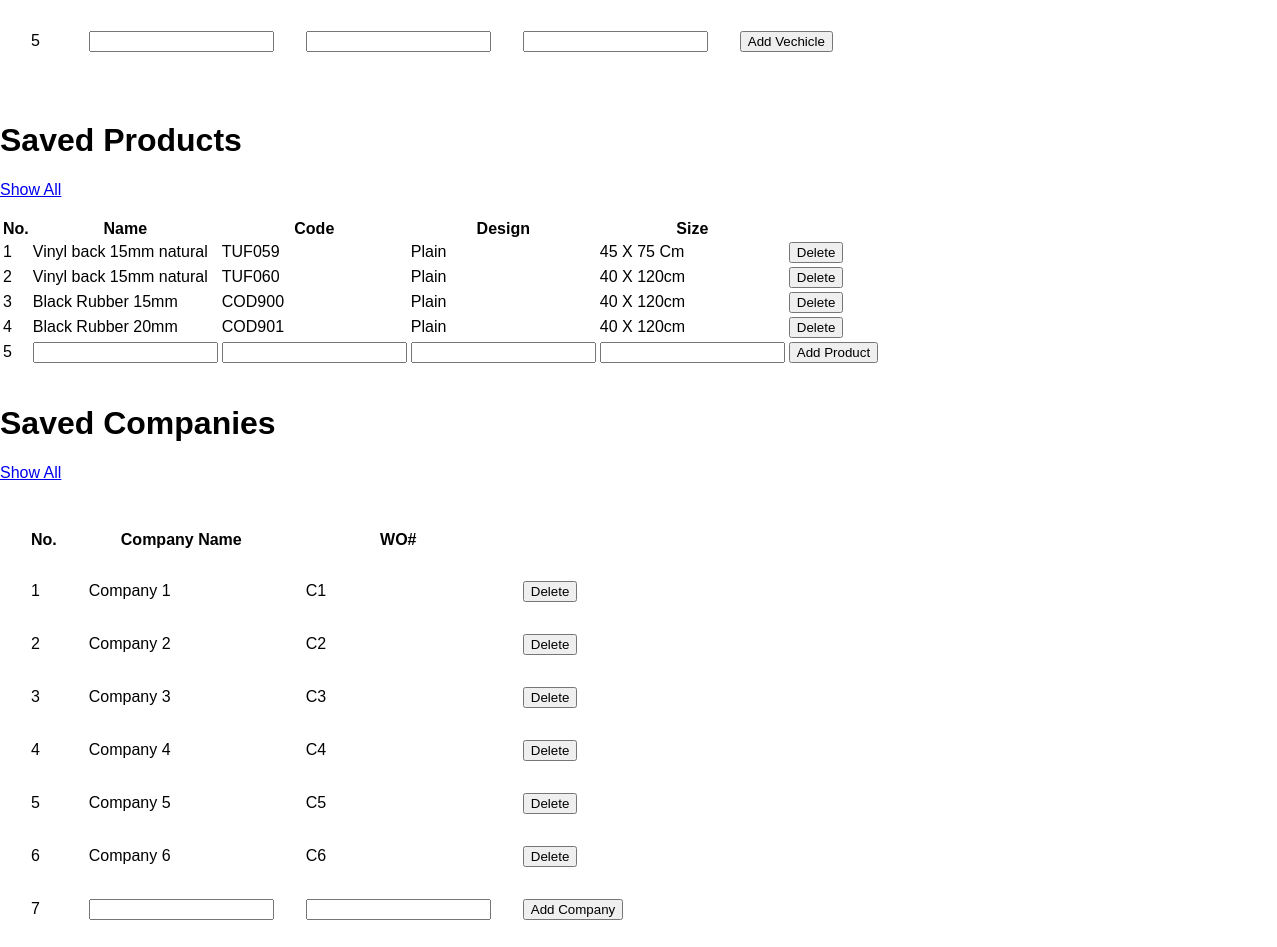
The page /profile.php (lower part) on the database as committed earlier.
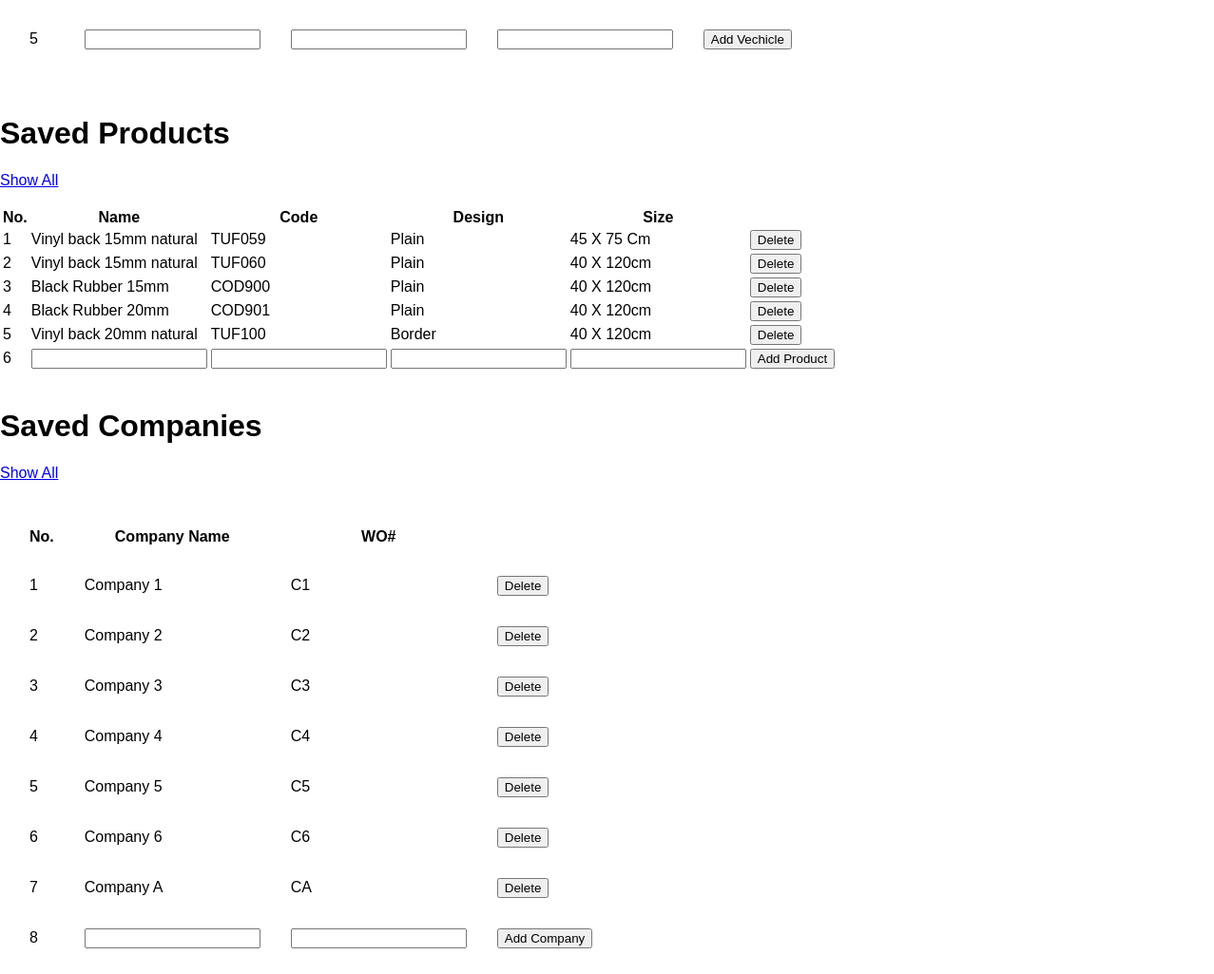
The same page on the database as committed later.
### tables this page shows
CREATE TABLE IF NOT EXISTS `products` (
  `name` varchar(125) NOT NULL,
  `code` varchar(125) NOT NULL,
  `design` varchar(25) NOT NULL,
  `size` varchar(25) NOT NULL,
  `type` varchar(10) NOT NULL DEFAULT 'finished'
);

CREATE TABLE IF NOT EXISTS `company` (
  `id` int NOT NULL AUTO_INCREMENT,
  `name` varchar(50) NOT NULL,
  `code` varchar(25) NOT NULL,
  PRIMARY KEY (`id`)
);

### profile.php (the view, shortened to what this page needs)
<?php
include 'conn.php';
include 'nav.php';
?>
<?php
$sql = "SELECT * from profile";
$retval = mysqli_query($conn, $sql);
$wo = "";
while ($row = $retval->fetch_assoc()) {
    $wo = $row['wo'];
}
$sql = "SELECT * from vehicles";
$retval2 = mysqli_query($conn, $sql);
$sql2 = "SELECT * from company Order by name LIMIT 10";
$retval3 = mysqli_query($conn, $sql2);
$sql5 = "SELECT * from products LIMIT 10";
$retval5 = mysqli_query($conn, $sql5);
?>
<html>
<body> <br>
    <?php echo $wo ?> <br> <br>
        <br> <br>
    <h1>Vehicle List</h1> <br> <br>
    <table style="border-spacing: 30px;">
        <tbody>
            <?php
            $i = 1;
            while ($row = mysqli_fetch_assoc($retval2)) {
                $i = $i + 1;
            }
            ?>
            <tr>
                <form method="post">
                    <td>
                        <?php echo $i ?>
                    </td>
                    <td><input type="text" required name="no"></td>
                    <td><input type="text" required name="type"></td>
                    <td><input type="text" required name="owner"></td>
                    <td><button name="add_vehicle">Add Vechicle</button></td>
                </form>
            </tr>
        </tbody>
    </table>
    <br>
    <h1>Saved Products</h1>
    <a href='savedproductshowall.php?f=0' target="_blank">Show All</a> <br> <br>
        <table>
            <thead>
                <th>No.</th>
                <th>Name</th>
                <th>Code</th>
                <th>Design</th>
                <th>Size</th>
                <th></th>
            </thead>
            <tbody>
                <?php
                $i = 1;
                while ($row = mysqli_fetch_assoc($retval5)) {
                    echo "
                    <form method='POST'>
                    <tr>
                    <td>
                    $i
                    </td>
                    <td>
                    {$row['name']}
                    </td>
                    <td>
                    {$row['code']}
                    </td>
                    <td>
                    {$row['design']}
                    </td>
                    <td>
                    {$row['size']}
                    </td>
                    <td>
                    <form method='post' id='delete_product' name='delete_product'>
                    <input type='hidden' name='id' value='{$row['code']}'>
                    <input type='submit' id='delete_product' name='delete_product' value='Delete'>
                    </form>
                    </td>
                    </tr>
                    </form>
                    ";
                    $i = $i + 1;
                }
                ?>
                <tr>
                    <form method="post">
                        <td>
                            <?php echo $i ?>
                        </td>
                        <td><input type="text" required name="name"></td>
                        <td><input type="text" required name="code"></td>
                        <td><input type="text" required name="design"></td>
                        <td><input type="text" required name="size"></td>
                        <td><button name="add">Add Product</button></td>
                    </form>
                </tr>
            </tbody>
        </table>
<br>
    <h1>Saved Companies</h1>
    <a href="savedcompshowall.php?f=0" target="_blank">Show All</a> <br> <br>
    <table style="border-spacing: 30px;">
        <thead>
            <th>No.</th>
            <th>Company Name</th>
            <th>WO#</th>
            <th></th>
        </thead>
        <tbody>
            <?php
            $i = 1;
            while ($row = mysqli_fetch_assoc($retval3)) {
                echo "
                    <form method='POST'>
                    <tr>
                    <td>
                    $i
                    </td>
                    <td>
                    {$row['name']}
                    </td>
                    <td>
                    {$row['code']}
                    </td>
                    <td>
                    <form method='post' id='delete_company' name='delete_company'>
                    <input type='hidden' name='id' value='{$row['code']}'>
                    <input type='submit' id='delete_company' name='delete_company' value='Delete'>
                    </form>
                    </td>
                    </tr>
                    </form>
                    ";
                $i = $i + 1;
            }
            ?>
            <tr>
                <form method="post">
                    <td>
                        <?php echo $i ?>
                    </td>
                    <td><input type="text" required name="name"></td>
                    <td><input type="text" required name="code"></td>
                    <td><button name="add_company">Add Company</button></td>
                </form>
            </tr>
        </tbody>
    </table>
</body>
</html>

Rows that differ between the two databases and show on the page:
added products: name "Vinyl back 20mm natural", code "TUF100", design "Border", size "40 X 120cm"
added company: name "Company A", code "CA"
Other text that changed with them:
$i: "5" → "6"
$i: "7" → "8"
